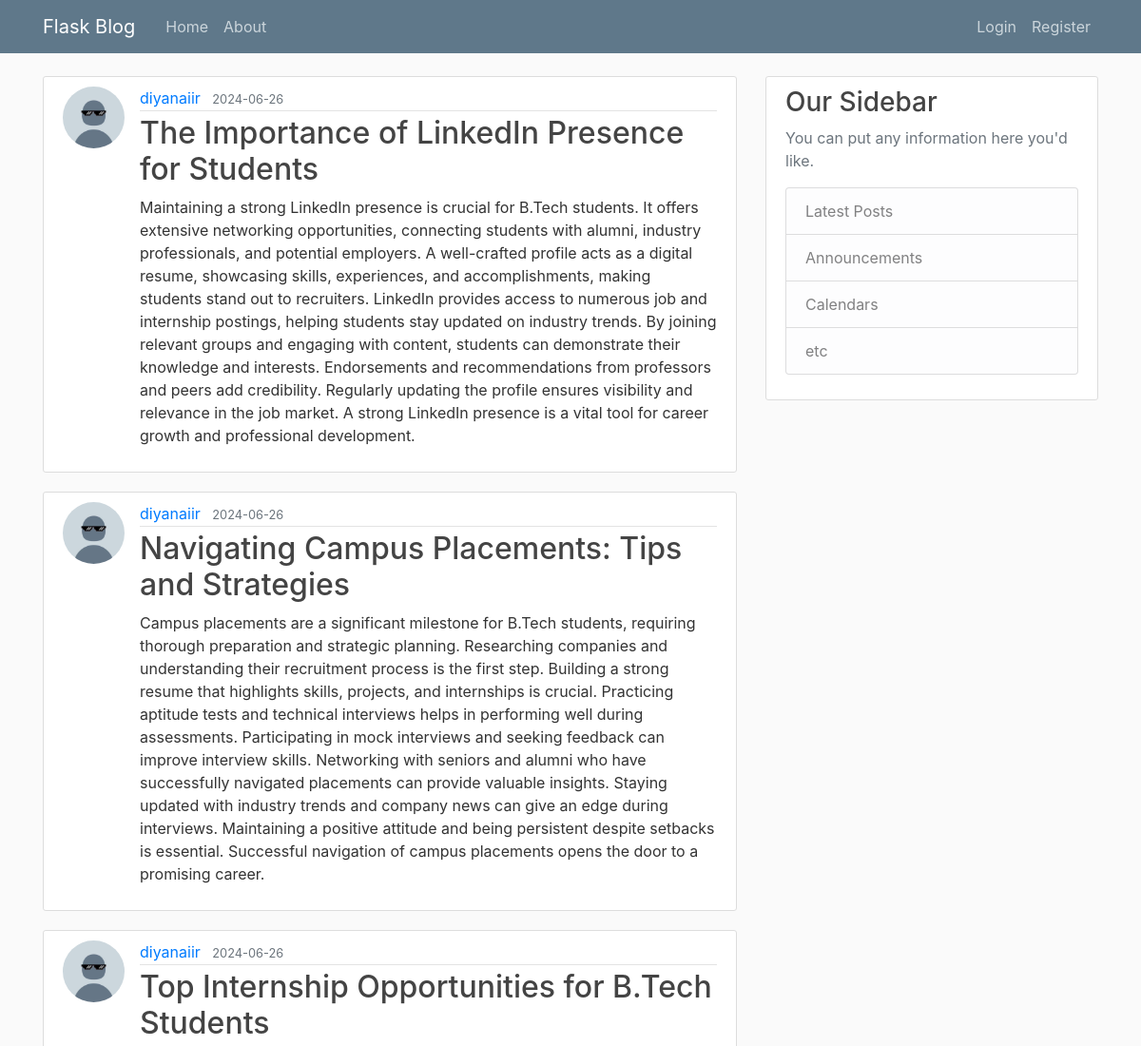
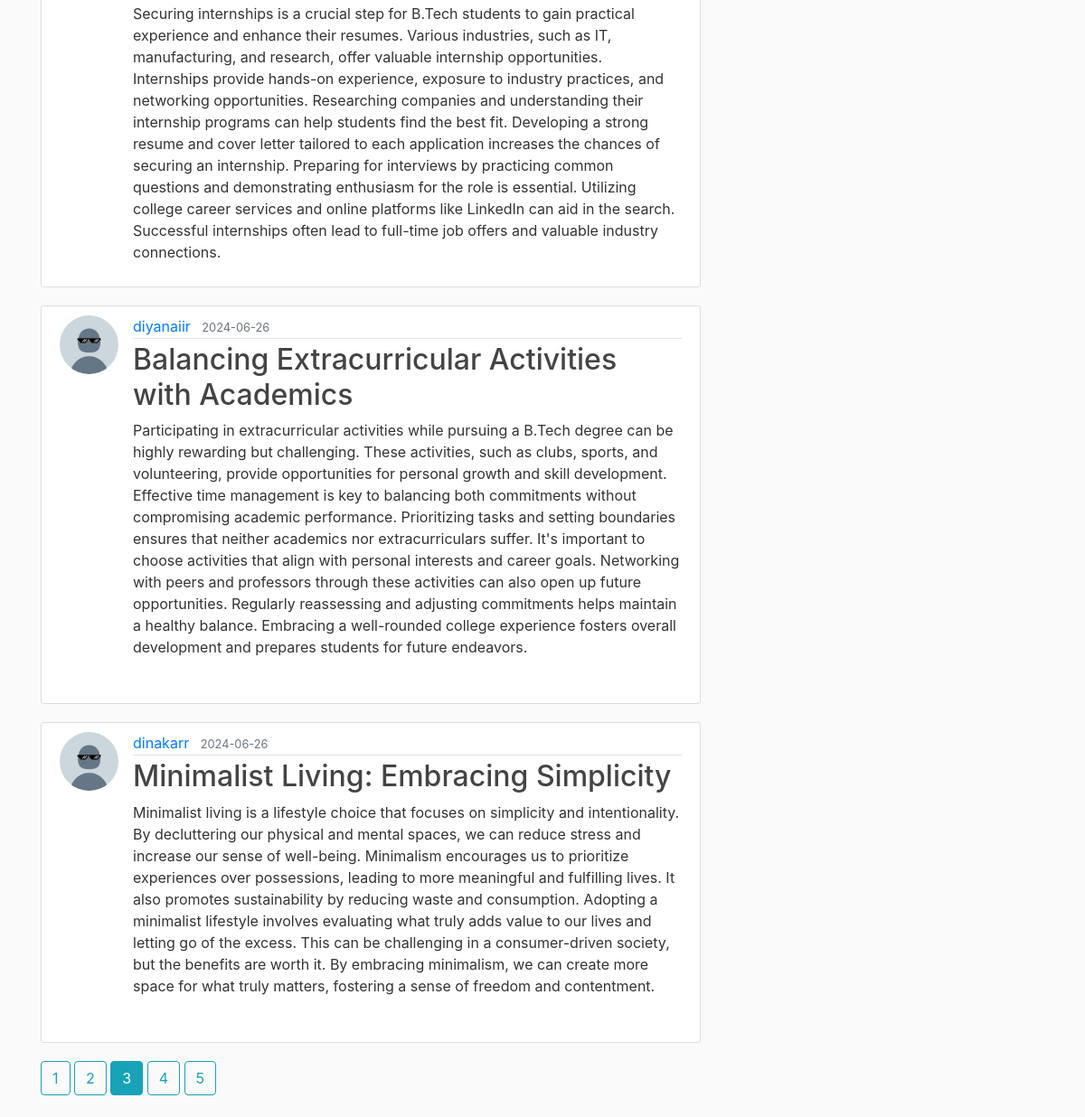
Screenshot of /home?page=3 with the database file from the repository (2 pictures, top to bottom).
### flaskblog/models.py (models this page shows, shortened)
class Post(db.Model):
    id =db.Column(db.Integer, primary_key=True)
    title =db.Column(db.String(100), nullable=False)
    date_posted = db.Column(db.DateTime,nullable=False,default=lambda: datetime.now(pytz.utc))
    content =db.Column(db.Text,nullable=False)
    user_id = db.Column(db.Integer,db.ForeignKey('user.id'),nullable=False)

class User(db.Model, UserMixin):
    id = db.Column(db.Integer, primary_key=True)
    username = db.Column(db.String(20), unique=True,nullable=False)
    email = db.Column(db.String(120), unique=True,nullable=False)
    image_file = db.Column(db.String(20),nullable=False, default = 'default.jpg') #we will later hash the images files
    password= db.Column(db.String(60), nullable=False)
    posts=db.relationship('Post',backref='author', lazy=True) #posts attribute has a relationship to the Post model, backref helps to provide the user who wrote the post, 'lazy' sql alchemy loads the data in one go

### flaskblog/main/routes.py (the view)
@main.route("/")
@main.route("/home")
def home():
    page = request.args.get('page',1,type=int) #to grab the page we want
    posts=Post.query.order_by(Post.date_posted.desc()).paginate(page= page, per_page=5)
    return render_template('home.html',posts1=posts) #no title is passed hence default used

### flaskblog/templates/home.html
{% extends "layouts.html" %}
{% block content %}
{% for post in posts1.items%}
<article class="media content-section">
  <img class="rounded-circle article-img" src="{{url_for('static', filename='profile_pics/'+ post.author.image_file) }}">
  <div class="media-body">
      <div class="article-metadata">
        <a class="mr-2" href="{{ url_for('users.user_posts', username=post.author.username)}}">{{ post.author.username }}</a>
        <small class="text-muted">{{ post.date_posted.strftime('%Y-%m-%d') }}</small>
      </div>
      <h2><a class="article-title" href="{{url_for('posts.post', post_id=post.id) }}">{{ post.title }}</a></h2>
      <p class="article-content">{{ post.content }}</p>
    </div>
  </article>
    {% endfor %}
  {% for page_num in posts1.iter_pages(left_edge=1,right_edge=1, left_current=1, right_current=2) %}
    {% if page_num %}
      {% if posts1.page==page_num %}
        <a class="btn btn-info mb-4 " href ="{{url_for('main.home',page=page_num)}}">{{ page_num }} </a>
      {% else %}
        <a class="btn btn-outline-info mb-4 " href ="{{url_for('main.home',page=page_num)}}">{{ page_num }} </a>
      {% endif %}
    {% else %}
        . . .
    {% endif %}
  {% endfor %}
{% endblock content %}

### flaskblog/static/main.css (style rules this page uses)
body { background: #fafafa; color: #333333; margin-top: 5rem; }
h1, h2, h3, h4, h5, h6 { color: #444444; }
.content-section { background: #ffffff; padding: 10px 20px; border: 1px solid #dddddd; border-radius: 3px; margin-bottom: 20px; }
.article-title { color: #444444; }
.article-content { white-space: pre-line; }
.article-img { height: 65px; width: 65px; margin-right: 16px; }
.article-metadata { padding-bottom: 1px; margin-bottom: 4px; border-bottom: 1px solid #e3e3e3 }

### rows the page displays
Post: image_file (placeholder picture), author.username "diyanaiir", date_posted "2024-06-26", title "The Importance of LinkedIn Presence for Students", content "Maintaining a strong LinkedIn presence is crucial for B.Tech students. It offers extensive networking opportunities, connecting students with alumni, industry professionals, and potential employers. A well-crafted profile acts as a digital resume, showcasing skills, experiences, and accomplishments, making students stand out to recruiters. LinkedIn provides access to numerous job and internship postings, helping students stay updated on industry trends. By joining relevant groups and engaging with content, students can demonstrate their knowledge and interests. Endorsements and recommendations from professors and peers add credibility. Regularly updating the profile ensures visibility and…"
Post: image_file (placeholder picture), author.username "diyanaiir", date_posted "2024-06-26", title "Navigating Campus Placements: Tips and Strategies", content "Campus placements are a significant milestone for B.Tech students, requiring thorough preparation and strategic planning. Researching companies and understanding their recruitment process is the first step. Building a strong resume that highlights skills, projects, and internships is crucial. Practicing aptitude tests and technical interviews helps in performing well during assessments. Participating in mock interviews and seeking feedback can improve interview skills. Networking with seniors and alumni who have successfully navigated placements can provide valuable insights. Staying updated with industry trends and company news can give an edge during interviews. Maintaining a positive…"
Post: image_file (placeholder picture), author.username "diyanaiir", date_posted "2024-06-26", title "Top Internship Opportunities for B.Tech Students", content "Securing internships is a crucial step for B.Tech students to gain practical experience and enhance their resumes. Various industries, such as IT, manufacturing, and research, offer valuable internship opportunities. Internships provide hands-on experience, exposure to industry practices, and networking opportunities. Researching companies and understanding their internship programs can help students find the best fit. Developing a strong resume and cover letter tailored to each application increases the chances of securing an internship. Preparing for interviews by practicing common questions and demonstrating enthusiasm for the role is essential. Utilizing college career services and…"
Post: image_file (placeholder picture), author.username "diyanaiir", date_posted "2024-06-26", title "Balancing Extracurricular Activities with Academics", content "Participating in extracurricular activities while pursuing a B.Tech degree can be highly rewarding but challenging. These activities, such as clubs, sports, and volunteering, provide opportunities for personal growth and skill development. Effective time management is key to balancing both commitments without compromising academic performance. Prioritizing tasks and setting boundaries ensures that neither academics nor extracurriculars suffer. It's important to choose activities that align with personal interests and career goals. Networking with peers and professors through these activities can also open up future opportunities. Regularly reassessing and adjusting commitments helps…"
Post: image_file (placeholder picture), author.username "dinakarr", date_posted "2024-06-26", title "Minimalist Living: Embracing Simplicity", content "Minimalist living is a lifestyle choice that focuses on simplicity and intentionality. By decluttering our physical and mental spaces, we can reduce stress and increase our sense of well-being. Minimalism encourages us to prioritize experiences over possessions, leading to more meaningful and fulfilling lives. It also promotes sustainability by reducing waste and consumption. Adopting a minimalist lifestyle involves evaluating what truly adds value to our lives and letting go of the excess. This can be challenging in a consumer-driven society, but the benefits are worth it. By embracing minimalism, we can create more space for what truly matters, fostering a sense of freedom and contentment."

### other values shown
{{ page_num }} "1" "2" "4" "5"
{{ page_num }} "3"
